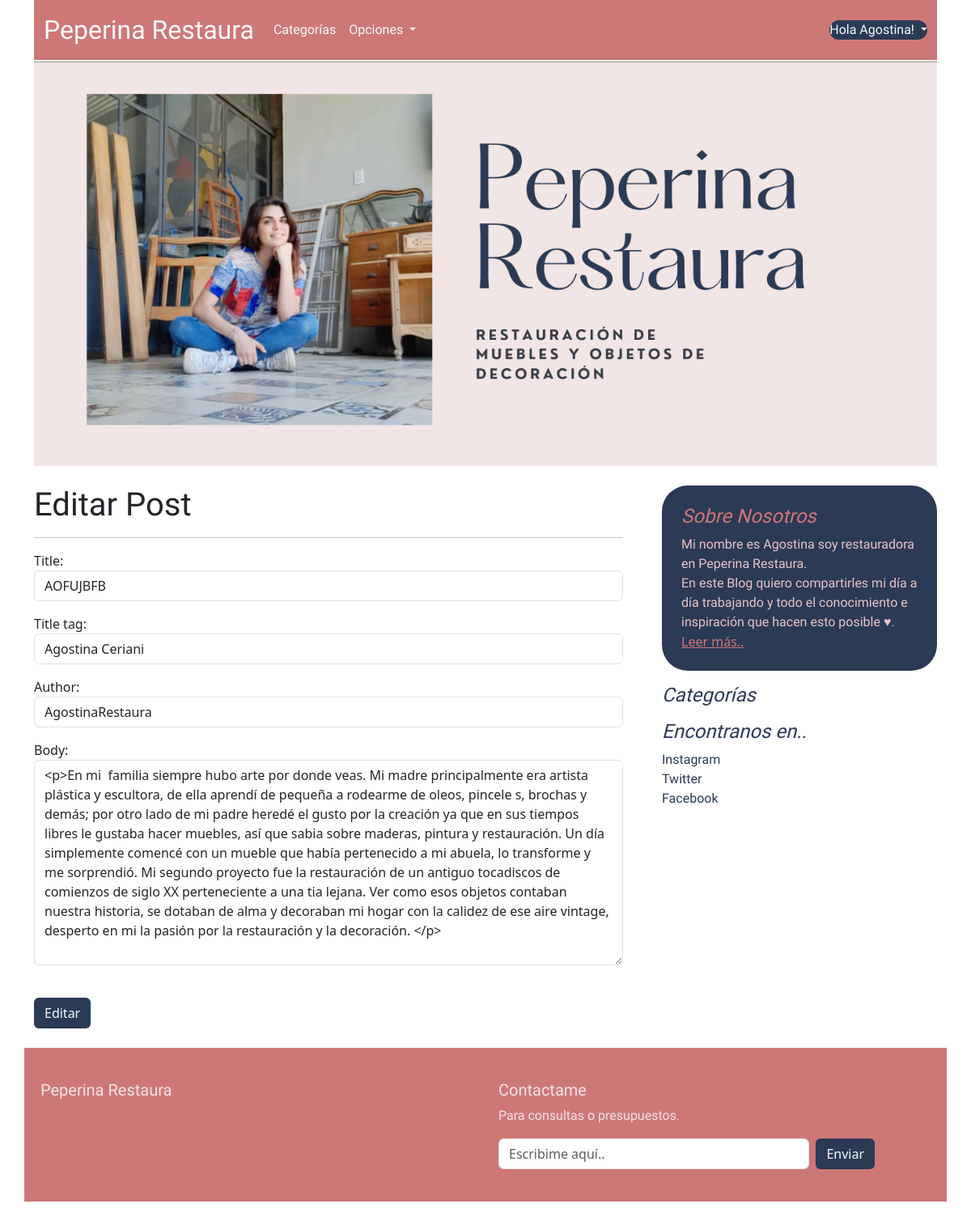
Screenshot of /article/edit/23 (signed in) with the database file from the repository.
### personalblog/models.py (models this page shows, shortened)
class Post(models.Model):
    title = models.CharField(max_length=255)
    header_image = models.ImageField(null=True, blank=True, upload_to="images/")
    title_tag = models.CharField(max_length=255, default="Ludmila Ceriani")
    author = models.ForeignKey(User, on_delete=models.CASCADE)
    body = RichTextField(blank=True, null=True)
    post_date = models.DateField(auto_now_add=True)
    category = models.CharField(max_length=255, default='coding')
    snippet = models.CharField(max_length=255)
    likes = models.ManyToManyField(User, related_name='blog_posts')

### personalblog/views.py (the view)
# urls.py: path('article/edit/<int:pk>',UpdatePostView.as_view(), name='update-post'),
class UpdatePostView(UpdateView):
    model = Post
    form_class = EditForm
    template_name = 'update_post.html'

### personalblog/forms.py
class EditForm(forms.ModelForm):
    class Meta:
        model = Post
        fields = ('title', 'title_tag', 'author', 'body')
        widgets = {
            'title': forms.TextInput(attrs={'class': 'form-control', 'placeholder': 'Enter title'}),
            'title_tag': forms.TextInput(attrs={'class': 'form-control'}),
            'author': forms.Select(attrs={'class': 'form-control'}),
            'body': forms.Textarea(attrs={'class': 'form-control'}),
        }

### personalblog/templates/update_post.html (shortened to what this page needs)
{% extends 'base.html' %}
{% block content %}
{% if user.is_authenticated %}
    {% if user.id == post.author.id %}
        <br>
        <h1  style="font-family: 'Julius Sans One', sans-serif;">Editar Post</h1>
        <hr>
        <div class="form-group">
        <form method="POST">
            {{ form.as_p }}
            <br>
            <button class="btn link-light" style="background-color: #2B3A55;">Editar</button>
        </div>
    {% else %}
        ¡No tienes permiso para hacerlo!
    {% endif %}
{% else %}
¡No tienes permiso para hacerlo! Inicia Sesión, Por favor :)
{% endif %}
{% endblock %}

### personalblog/templates/base.html (shortened to what this page needs)
<!doctype html>
<html lang="en">
<head>
    <link href="https://cdn.jsdelivr.net/npm/bootstrap@5.2.1/dist/css/bootstrap.min.css" rel="stylesheet"
>
    <link href="css/styles.css" rel="stylesheet" type="text/html">
    <link href="https://cdn.jsdelivr.net/npm/bootstrap@5.2.0/dist/css/bootstrap.min.css" rel="stylesheet"
>
    <link href="https://cdn.jsdelivr.net/npm/bootstrap@5.1.3/dist/css/bootstrap.min.css" rel="stylesheet"
>
    <link href="/docs/5.2/dist/css/bootstrap.min.css" rel="stylesheet">
</head>
<body >
    <main class="container">
        <nav class="navbar navbar-expand-lg
        " style="font-family: 'Anybody', cursive; color:#F2E5E5; background-color: #CE7777; border-bottom: ridge;">
            <div class="container-fluid">
                <a class="navbar-brand fs-2 link-light" href="{% url 'home' %}" style="font-family: 'Julius Sans One', sans-serif;">Peperina Restaura</a>
                <div class="collapse navbar-collapse" id="navbarSupportedContent">
                    <ul class="navbar-nav me-auto mb-2 mb-lg-0">
                        {% if cat_menu %}
                            <li class="nav-item dropdown">
                                <a class="nav-link dropdown-toggle link-light" href="#" role="button" data-bs-toggle="dropdown" aria-expanded="false">Categorías</a>
                                <div class="dropdown-menu" style="background-color: #E8C4C4;" aria-labelledby="navbarDropdown">
                                    {% for item in cat_menu %}
                                        <a class="dropdown-item" style="color: #2B3A55;" href="{% url 'category' item|slugify %}"> {{item}} </a>
                                    {% endfor %}
                                </div>
                            </li>
                        {% else %}
                            <li class="nav-item">
                                <a class="nav-link link-light" href="{% url 'category-list' %}">Categorías</a>
                            </li>
                        {% endif %}
                        {% if user.is_authenticated %}
                            <li class="nav-item dropdown">
                                <a class="nav-link dropdown-toggle link-light" href="#" id="navbarDropdown" role="button" data-bs-toggle="dropdown"
                                    aria-expanded="false">
                                    Opciones
                                </a>
                            </li>
                        {% endif %}
                    </ul>
                    {% if user.is_authenticated %}
                        <li class="nav-item dropdown" style="list-style: none; border-radius: 90px; background-color: #2B3A55;" >
                            <a class="nav-link dropdown-toggle link-light" href="#" role="button" data-bs-toggle="dropdown"
                                aria-expanded="false">
                                Hola
                                {{ user.first_name }}!
                            </a>
                        </li>
                    {% endif %}
                </div>
            </div>
        </nav>
        {% load static %}
        <img src="{% static 'personalblog/images/Home1.png' %}" class="img-fluid">
        <div class="row g-5">
            <div class="col-md-8">
                    {% block content %}
                    {% endblock %}
            </div>
            <div class="col-md-4" id="about">
                <br>
                <div class="position-sticky" style="top: 2rem;">
                    <div class="p-4 mb-3 rounded-5" style="background-color: #2B3A55; ">
                        <h4 class="fst-italic" style="font-family: 'Julius Sans One', sans-serif; color: #CE7777;">Sobre Nosotros</h4>
                        <p class="mb-0" style="font-family: 'Anybody', cursive;  color: #E8C4C4;">
                            Mi nombre es Agostina soy restauradora en Peperina Restaura. <br/> En este Blog quiero compartirles mi día a día              trabajando y todo el conocimiento e inspiración que hacen esto posible ♥.</p>
                            <a style="color: #CE7777;" href="{% url 'about-us' %}">Leer más..</a>
                    </div>
                    <h4 class="fst-italic" style="font-family: 'Julius Sans One', sans-serif; color: #2B3A55;">
                        Categorías
                        </h4>
                    <h4 class="fst-italic" style="font-family: 'Julius Sans One', sans-serif; color: #2B3A55;">Encontranos en..</h4>
                    <ol class="list-unstyled" style="font-family: 'Anybody', cursive;
">
                        <li><a style="text-decoration: none; color: #2B3A55;" href="#">Instagram</a></li>
                        <li><a style="text-decoration: none; color: #2B3A55;" href="#">Twitter</a></li>
                        <li><a style="text-decoration: none; color: #2B3A55;" href="#">Facebook</a></li>
                    </ol>
                </div>
            </div>
        </div>
    </main>
    <div class="container" style="background-color: #CE7777;">
        <footer class="d-flex justify-content-start py-4 my-4">
            <div class="col-md-3 my-3 mx-2">
                <h5 style="font-family: 'Julius Sans One', sans-serif; color: #F2E5E5;"> Peperina Restaura </h5>
            </div>
            <div class="col-md-3 my-3">
                <ul class="d-flex list-unstyled">
                    <li class="ms-3">
                        <a href="#"><box-icon type='logo' color='white' name='facebook-square'></box-icon></a>
                    </li>
                    <li class="ms-3"><a
                            href="https://ar.pinterest.com/a_cerianita/?invite_code=bab7947d9d1947c1b04e4d01ce60de24&sender=586664426367657146"><box-icon
                                name='pinterest' color='white' type='logo'></box-icon></a>
                    </li>
                    <li class="ms-3"><a href="https://instagram.com/peperinasp?igshid=YmMyMTA2M2Y="><box-icon type='logo'
                                name='instagram-alt' color='white'></box-icon>
                        </a>
                    </li>
                </ul>
            </div>
            <div class="col-md-5 my-3">
                <form>
                    <h5 style="font-family: 'Julius Sans One', sans-serif; color: #F2E5E5;">Contactame</h5>
                    <p style="font-family: 'Anybody', cursive; color:#F2E5E5;"> Para consultas o presupuestos.</p>
                    <div class="d-flex flex-column flex-sm-row w-100 gap-2">
                        <input id="newsletter1" type="text" class="form-control" placeholder="Escribime aquí..">
                        <button class="btn link-light" style="background-color: #2B3A55;" type="button">Enviar</button>
                    </div>
                </form>
            </div>
        </footer>
    </div>
</body>
</html>

### rows the page displays
Post: title "AOFUJBFB", title_tag "Agostina Ceriani", author "AgostinaRestaura", body "<p>En mi familia siempre hubo arte por donde veas. Mi madre principalmente era artista plástica y escultora, de ella aprendí de pequeña a rodearme de oleos, pincele s, brochas y demás; por otro lado de mi padre heredé el gusto por la creación ya que en sus tiempos libres le gustaba hacer muebles, así que sabia sobre maderas, pintura y restauración. Un día simplemente comencé con un mueble que había pertenecido a mi abuela, lo transforme y me sorprendió. Mi segundo proyecto fue la restauración de un antiguo tocadiscos de comienzos de siglo XX perteneciente a una tia lejana. Ver como esos objetos contaban nuestra historia, se dotaban de alma y decoraban mi hogar con la calidez de ese aire…"

### other values shown
{{ user.first_name }} "Agostina"
